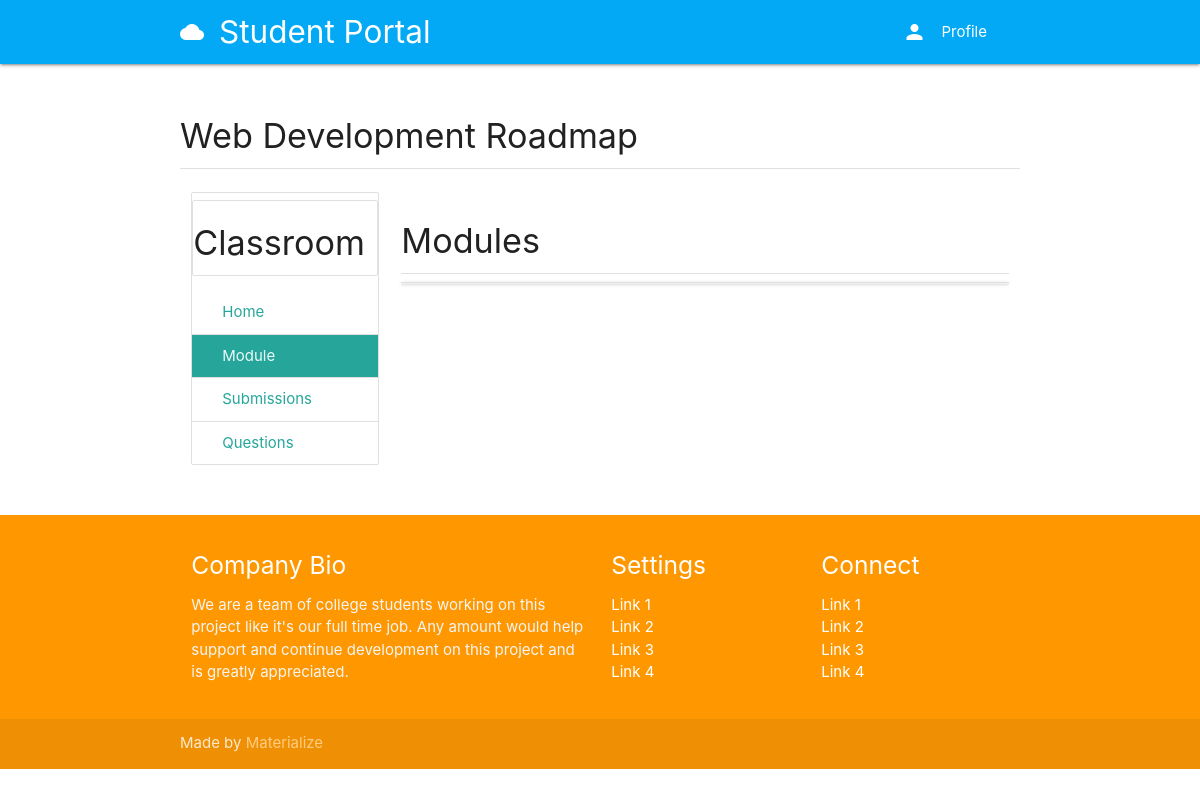
Before: /course/67ff0d4c-8493-4ec7-ad43-91e64e4634ac/modules with the older database file.
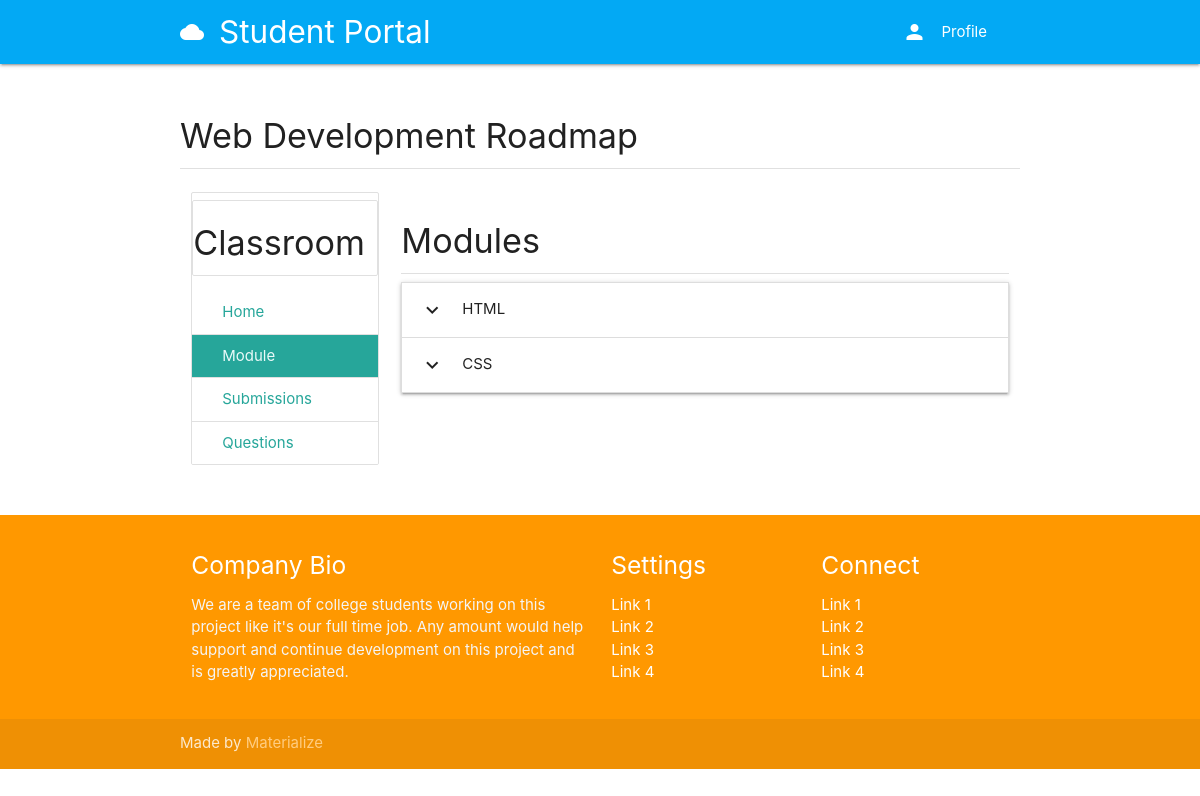
After: the same page with the newer database file.
### module/models.py (models this page shows, shortened)
class Module(models.Model):
    title = models.CharField(max_length=150)
    user = models.ForeignKey(User, on_delete=models.CASCADE, related_name='Module_Owner')
    hours = models.PositiveIntegerField()

### module/views.py (the view)
# urls.py: path('<course_id>/modules', course_modules, name='course_modules'),
def course_modules(request, course_id):
    user = request.user
    course = get_object_or_404(Course, id=course_id)
    teacher_mode = False
    if user == course.user:
        teacher_mode = True
    context = {
        'teacher_mode': teacher_mode,
        'course': course,
    }
    template = loader.get_template('module/modules.html')
    return HttpResponse(template.render(context, request))

### authy/views.py (called while the page is built)
def side_nav_info(request):
	user = request.user
	nav_profile = None
	if user.is_authenticated:
		nav_profile = Profile.objects.get(user=user)
	return {'nav_profile': nav_profile}

### student_portal/templates/module/modules.html (shortened to what this page needs)
{% extends 'base.html' %}
{% load static %}
{% block content %}
<div class="section">
  <h4>{{ course.title }}</h4>
  <div class="divider"></div>
</div>
<div class="row">
  <div class="col s3">
    <ul class="collection with-header">
      <li class="collection header"><h4>Classroom</h4></li>
      <a href="{% url 'course_details' course.id %}" class="collection-item">Home</a>
      <a href="{% url 'course_modules' course.id %}" class="collection-item active">Module</a>
      <a href="#" class="collection-item">Submissions</a>
      <a href="#" class="collection-item">Questions</a>
    </ul>
  </div>
  <div class="col s9">
    <div class="section">
      <h4>Modules</h4>
      <div class="divider"></div>
      <ul class="collapsible">
        {% for module in course.modules.all %}
        <li>
          <div class="collapsible-header"><i class="material-icons">expand_more</i>{{ module.title }}</div>
        </li>
        {% endfor %}
      </ul>
    </div>
  </div>
</div>
{% endblock %}

Changed rows visible on the page:
added Module: title "HTML"
added Module: title "CSS"
